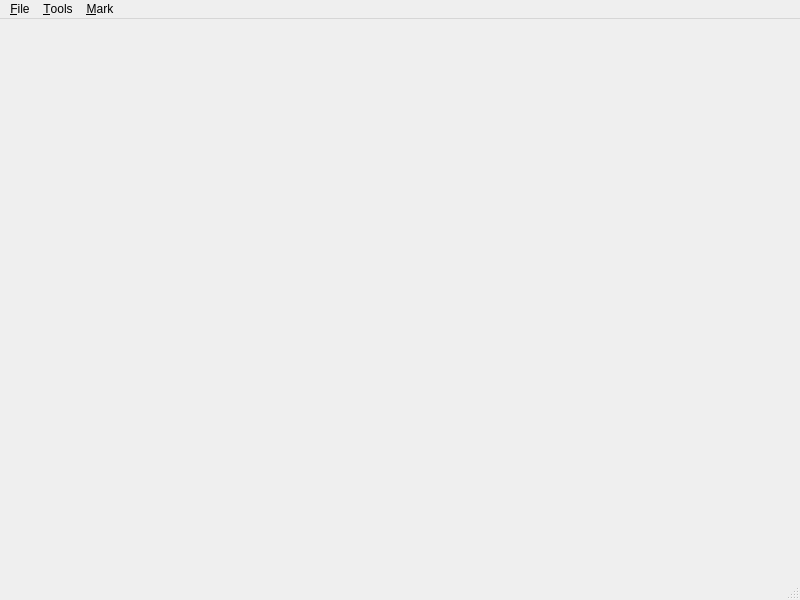
<?xml version="1.0" encoding="UTF-8"?>
<ui version="4.0">
 <class>MainWindow</class>
 <widget class="QMainWindow" name="MainWindow">
  <property name="geometry">
   <rect>
    <x>0</x>
    <y>0</y>
    <width>800</width>
    <height>600</height>
   </rect>
  </property>
  <property name="windowTitle">
   <string>MainWindow</string>
  </property>
  <widget class="QWidget" name="centralwidget"/>
  <widget class="QMenuBar" name="menubar">
   <property name="geometry">
    <rect>
     <x>0</x>
     <y>0</y>
     <width>800</width>
     <height>21</height>
    </rect>
   </property>
   <widget class="QMenu" name="menu_File">
    <property name="title">
     <string>&amp;File</string>
    </property>
    <addaction name="actionOpen"/>
    <addaction name="action_Load"/>
    <addaction name="action_Save"/>
    <addaction name="action_Quit"/>
   </widget>
   <widget class="QMenu" name="menu_Tools">
    <property name="title">
     <string>&amp;Tools</string>
    </property>
    <addaction name="action_Import_RVA_VAddr_list"/>
    <addaction name="action_Search"/>
    <addaction name="action_Search_Next"/>
    <addaction name="action_Regions"/>
    <addaction name="action_Goto"/>
    <addaction name="actionAll_References"/>
    <addaction name="actionRefresh_all_references"/>
   </widget>
   <widget class="QMenu" name="menuMark">
    <property name="title">
     <string>&amp;Mark</string>
    </property>
    <addaction name="action_References"/>
   </widget>
   <addaction name="menu_File"/>
   <addaction name="menu_Tools"/>
   <addaction name="menuMark"/>
  </widget>
  <widget class="QStatusBar" name="statusbar"/>
  <action name="action_Load">
   <property name="text">
    <string>&amp;Load project</string>
   </property>
   <property name="shortcut">
    <string>Ctrl+L</string>
   </property>
  </action>
  <action name="action_Save">
   <property name="text">
    <string>&amp;Save project</string>
   </property>
   <property name="shortcut">
    <string>Ctrl+S</string>
   </property>
  </action>
  <action name="action_Quit">
   <property name="text">
    <string>&amp;Quit</string>
   </property>
   <property name="shortcut">
    <string>Ctrl+Q</string>
   </property>
  </action>
  <action name="action_Import_RVA_VAddr_list">
   <property name="text">
    <string>&amp;Import RVA-VAddr list</string>
   </property>
   <property name="shortcut">
    <string>Ctrl+R</string>
   </property>
  </action>
  <action name="action_Search">
   <property name="text">
    <string>&amp;Search</string>
   </property>
   <property name="shortcut">
    <string>Ctrl+F</string>
   </property>
  </action>
  <action name="action_Search_Next">
   <property name="enabled">
    <bool>false</bool>
   </property>
   <property name="text">
    <string>&amp;Search Next</string>
   </property>
   <property name="shortcut">
    <string>Ctrl+N</string>
   </property>
  </action>
  <action name="actionOpen">
   <property name="text">
    <string>Open</string>
   </property>
  </action>
  <action name="action_Regions">
   <property name="text">
    <string>Reg&amp;ions</string>
   </property>
   <property name="shortcut">
    <string>Ctrl+I</string>
   </property>
  </action>
  <action name="action_Goto">
   <property name="text">
    <string>&amp;Goto</string>
   </property>
   <property name="shortcut">
    <string>Ctrl+G</string>
   </property>
  </action>
  <action name="action_References">
   <property name="checkable">
    <bool>true</bool>
   </property>
   <property name="checked">
    <bool>true</bool>
   </property>
   <property name="text">
    <string>All &amp;References</string>
   </property>
  </action>
  <action name="actionAll_References">
   <property name="text">
    <string>All references</string>
   </property>
  </action>
  <action name="actionRefresh_all_references">
   <property name="text">
    <string>Refresh all &amp;references</string>
   </property>
  </action>
 </widget>
 <resources/>
 <connections>
  <connection>
   <sender>action_Import_RVA_VAddr_list</sender>
   <signal>triggered()</signal>
   <receiver>MainWindow</receiver>
   <slot>showRVAWindow()</slot>
   <hints>
    <hint type="sourcelabel">
     <x>-1</x>
     <y>-1</y>
    </hint>
    <hint type="destinationlabel">
     <x>399</x>
     <y>299</y>
    </hint>
   </hints>
  </connection>
  <connection>
   <sender>action_Search</sender>
   <signal>triggered()</signal>
   <receiver>MainWindow</receiver>
   <slot>showSearchWindow()</slot>
   <hints>
    <hint type="sourcelabel">
     <x>-1</x>
     <y>-1</y>
    </hint>
    <hint type="destinationlabel">
     <x>399</x>
     <y>299</y>
    </hint>
   </hints>
  </connection>
  <connection>
   <sender>action_Search_Next</sender>
   <signal>triggered()</signal>
   <receiver>MainWindow</receiver>
   <slot>searchNext()</slot>
   <hints>
    <hint type="sourcelabel">
     <x>-1</x>
     <y>-1</y>
    </hint>
    <hint type="destinationlabel">
     <x>399</x>
     <y>299</y>
    </hint>
   </hints>
  </connection>
  <connection>
   <sender>action_Quit</sender>
   <signal>triggered()</signal>
   <receiver>MainWindow</receiver>
   <slot>quitWindow()</slot>
   <hints>
    <hint type="sourcelabel">
     <x>-1</x>
     <y>-1</y>
    </hint>
    <hint type="destinationlabel">
     <x>399</x>
     <y>299</y>
    </hint>
   </hints>
  </connection>
  <connection>
   <sender>action_Save</sender>
   <signal>triggered()</signal>
   <receiver>MainWindow</receiver>
   <slot>save()</slot>
   <hints>
    <hint type="sourcelabel">
     <x>-1</x>
     <y>-1</y>
    </hint>
    <hint type="destinationlabel">
     <x>399</x>
     <y>299</y>
    </hint>
   </hints>
  </connection>
  <connection>
   <sender>action_Load</sender>
   <signal>triggered()</signal>
   <receiver>MainWindow</receiver>
   <slot>load()</slot>
   <hints>
    <hint type="sourcelabel">
     <x>-1</x>
     <y>-1</y>
    </hint>
    <hint type="destinationlabel">
     <x>399</x>
     <y>299</y>
    </hint>
   </hints>
  </connection>
  <connection>
   <sender>action_Regions</sender>
   <signal>triggered()</signal>
   <receiver>MainWindow</receiver>
   <slot>showRegionsWindow()</slot>
   <hints>
    <hint type="sourcelabel">
     <x>-1</x>
     <y>-1</y>
    </hint>
    <hint type="destinationlabel">
     <x>399</x>
     <y>299</y>
    </hint>
   </hints>
  </connection>
  <connection>
   <sender>action_Goto</sender>
   <signal>triggered()</signal>
   <receiver>MainWindow</receiver>
   <slot>goto()</slot>
   <hints>
    <hint type="sourcelabel">
     <x>-1</x>
     <y>-1</y>
    </hint>
    <hint type="destinationlabel">
     <x>399</x>
     <y>299</y>
    </hint>
   </hints>
  </connection>
  <connection>
   <sender>actionAll_References</sender>
   <signal>triggered()</signal>
   <receiver>MainWindow</receiver>
   <slot>showReferencesWindow()</slot>
   <hints>
    <hint type="sourcelabel">
     <x>-1</x>
     <y>-1</y>
    </hint>
    <hint type="destinationlabel">
     <x>399</x>
     <y>299</y>
    </hint>
   </hints>
  </connection>
  <connection>
   <sender>actionRefresh_all_references</sender>
   <signal>triggered()</signal>
   <receiver>MainWindow</receiver>
   <slot>refreshReferences()</slot>
   <hints>
    <hint type="sourcelabel">
     <x>-1</x>
     <y>-1</y>
    </hint>
    <hint type="destinationlabel">
     <x>399</x>
     <y>299</y>
    </hint>
   </hints>
  </connection>
 </connections>
 <slots>
  <slot>showRVAWindow()</slot>
  <slot>showSearchWindow()</slot>
  <slot>searchNext()</slot>
  <slot>quitWindow()</slot>
  <slot>save()</slot>
  <slot>load()</slot>
  <slot>showRegionsWindow()</slot>
  <slot>goto()</slot>
  <slot>showReferencesWindow()</slot>
  <slot>refreshReferences()</slot>
 </slots>
</ui>
